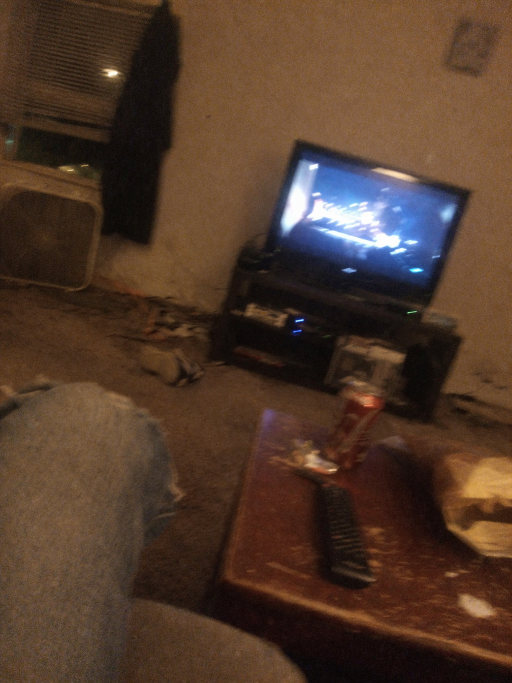
#> input picture test_images/ChatGPT Image Mar 23, 2026, 05_05_34 PM.png, 1024 x 1365 px (shown at 1/2 size)
$ python test_methods.py   (older library calls are emulated)
#> lines starting #> are read from the running program, lines starting #| are printed output that depends on the picture; after the words box and inside, x2 and y2 are one past the last pixel; in counts of white or black regions, pixels touching at a corner belong together
import cv2
import numpy as np
from PIL import Image
import os

# ---------- LOAD ----------
def load_image(path):
    img = cv2.imread(path)
    img = cv2.resize(img, (512, 512))
    gray = cv2.cvtColor(img, cv2.COLOR_BGR2GRAY) / 255.0
    return img, gray

# ---------- PRNU ----------
def prnu_metrics(gray):
    smooth = cv2.GaussianBlur(gray, (7,7), 0)
    noise = gray - smooth

    sigma = np.std(noise)
    corr = np.corrcoef(noise[:-1].flatten(), noise[1:].flatten())[0,1]

    return sigma, corr

# ---------- FFT ----------
def fft_metrics(gray):
    f = np.fft.fft2(gray)
    fshift = np.fft.fftshift(f)
    mag = np.log(np.abs(fshift) + 1)

    h, w = mag.shape
    cx, cy = h//2, w//2
    mag[cx-5:cx+5, cy-5:cy+5] = 0

    mean = np.mean(mag)
    std = np.std(mag)

    threshold = mean + 2*std
    peaks = mag > threshold

    peak_ratio = np.sum(peaks) / mag.size

    return mean, std, peak_ratio

# ---------- TEXTURE ----------
def texture_metrics(gray):
    hist = cv2.calcHist([gray.astype('float32')],[0],None,[256],[0,1])
    hist = hist / np.sum(hist)

    entropy = -np.sum(hist * np.log2(hist + 1e-9))
    return entropy

# ---------- CONSISTENCY ----------
def consistency_metrics(gray):
    h, w = gray.shape
    size = 64
    patches = []

    for y in range(0, h-size, size):
        for x in range(0, w-size, size):
            patch = gray[y:y+size, x:x+size]
            patches.append(np.std(patch))

    return np.std(patches)

# ---------- SMOOTHNESS ----------
def smoothness_metrics(gray):
    lap = cv2.Laplacian(gray, cv2.CV_64F)
    return lap.var()

# ---------- CHROMA ----------
def chroma_metrics(img):
    b, g, r = cv2.split(img)
    corr = np.corrcoef(r.flatten(), g.flatten())[0,1]
    return corr

# ---------- EXIF ----------
def exif_metrics(path):
    try:
        img = Image.open(path)
        exif = img._getexif()
        count = len(exif) if exif else 0
    except:
        count = 0
    return count

def ela_metrics(path):
    try:
        img = Image.open(path).convert("RGB")

        temp_path = "temp_ela.jpg"
        img.save(temp_path, "JPEG", quality=75)

        comp = Image.open(temp_path)

        diff = np.abs(np.array(img) - np.array(comp))
        std = np.std(diff)

        return std

    except Exception as e:
        print("ELA error:", e)
        return 0

# ---------- TEST ----------
def test_folder(folder_path):
    for file in os.listdir(folder_path):
        path = os.path.join(folder_path, file)

        if not file.lower().endswith(('.jpg','.png','.jpeg','.webp')):
            continue

        img, gray = load_image(path)
#> in load_image, img is the input picture: shape (1365, 1024, 3); mean B, G, R 43.2, 58.1, 81.5

        print("\n==========================")
        print("IMAGE:", file)

        sigma, corr = prnu_metrics(gray)
#> in prnu_metrics, `noise = gray - smooth`:
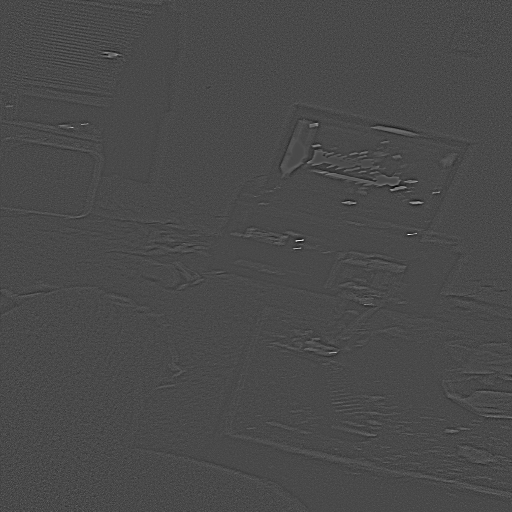
#> noise: shape (512, 512) float64; min -0.231, max 0.571, mean -5.07e-06; drawn with min black and max white
#> in prnu_metrics, `sigma = np.std(noise)`: sigma = 0.0183
#> in prnu_metrics, `corr = np.corrcoef(noise[:-1].flatten(), noise[1:].flatten())[0,1]`: corr = 0.0632
#> sigma = 0.0183; corr = 0.0632
        print("PRNU sigma:", round(sigma,5), "corr:", round(corr,3))
#| PRNU sigma: 0.01835 corr: 0.063

        mean, std, peak = fft_metrics(gray)
#> in fft_metrics, `mag[cx-5:cx+5, cy-5:cy+5] = 0`:
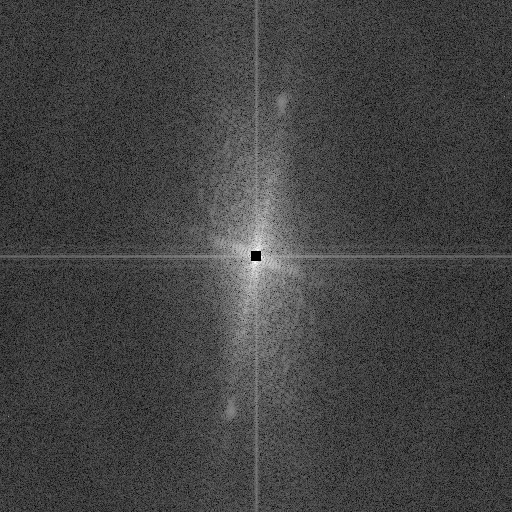
#> mag: shape (512, 512) float64; min 0, max 8.04, mean 2.1; drawn with min black and max white
#> in fft_metrics, `mean = np.mean(mag)`: mean = 2.1
#> in fft_metrics, `std = np.std(mag)`: std = 0.759
#> in fft_metrics, `threshold = mean + 2*std`: threshold = 3.62
#> in fft_metrics, `peaks = mag > threshold`:
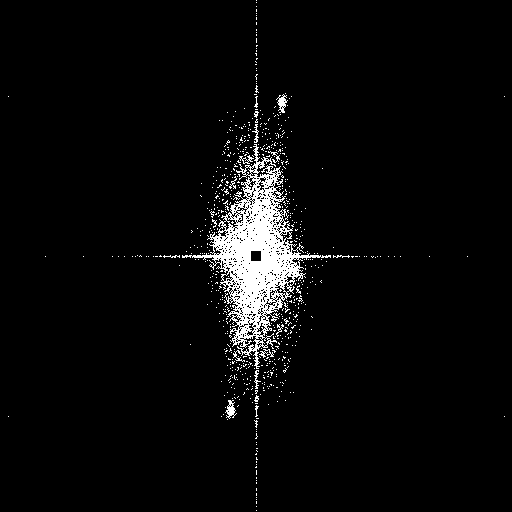
#> peaks: shape (512, 512) bool; 4% white; 698 white regions (681 under 20 px), largest, box (x1, y1, x2, y2) and area: (182, 144, 331, 369) 8477, (276, 94, 288, 113) 107, (225, 400, 237, 419) 107
#> in fft_metrics, `peak_ratio = np.sum(peaks) / mag.size`: peak_ratio = 0.0402
#> mean = 2.1; std = 0.759; peak = 0.0402
        print("FFT mean:", round(mean,3), "std:", round(std,3), "peak_ratio:", round(peak,5))
#| FFT mean: 2.103 std: 0.759 peak_ratio: 0.04024

        entropy = texture_metrics(gray)
#> in texture_metrics, `hist = cv2.calcHist([gray.astype('float32')],[0],None,[256],[0,1])`: hist = 256 values, max 3701 at index 89, min 0 at index 0, mean 1024
#> in texture_metrics, `hist = hist / np.sum(hist)`: hist = 256 values, max 0.0141 at index 89, min 0 at index 0, mean 0.00391
#> in texture_metrics, `entropy = -np.sum(hist * np.log2(hist + 1e-9))`: entropy = 6.87
#> entropy = 6.87
        print("Texture entropy:", round(entropy,3))
#| Texture entropy: 6.867

        consistency = consistency_metrics(gray)
#> after the loop in consistency_metrics, `for y in range(0, h-size, size):`:
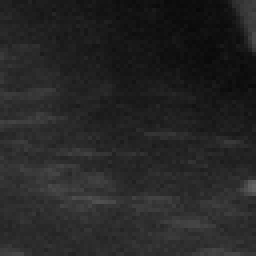
#> patch: shape (64, 64) float64 (shown 4 times larger); min 0.0314, max 0.388, mean 0.146
#> after the loop in consistency_metrics, `for y in range(0, h-size, size):`: patches = 49 values, max 0.285 at index 18, min 0.016 at index 10, mean 0.0724
#> consistency = 0.0495
        print("Consistency:", round(consistency,5))
#| Consistency: 0.04954

        smooth = smoothness_metrics(gray)
#> in smoothness_metrics, `lap = cv2.Laplacian(gray, cv2.CV_64F)`:
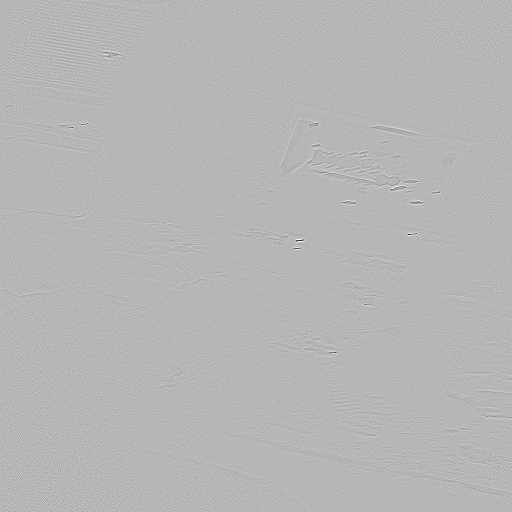
#> lap: shape (512, 512) float64; min -1.8, max 0.718, mean 1.45e-05; drawn with min black and max white
#> smooth = 0.00442
        print("Smoothness (lap var):", round(smooth,2))
#| Smoothness (lap var): 0.0

        chroma = chroma_metrics(img)
#> in chroma_metrics, `b, g, r = cv2.split(img)`:
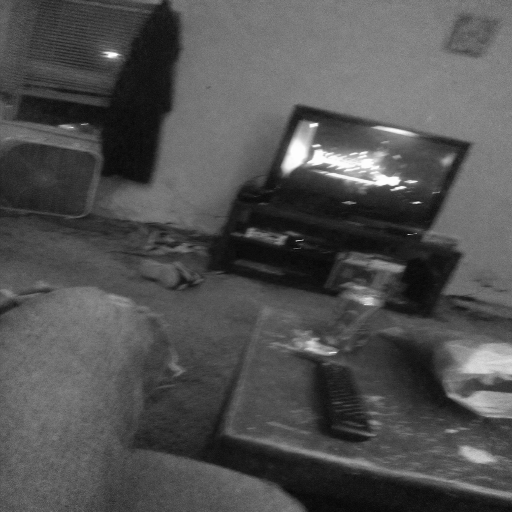
#> r: shape (512, 512); min 7, max 254, mean 81.4
#> in chroma_metrics, `corr = np.corrcoef(r.flatten(), g.flatten())[0,1]`: corr = 0.916
#> chroma = 0.916
        print("Chroma corr:", round(chroma,4))
#| Chroma corr: 0.9159

        exif = exif_metrics(path)
#> in exif_metrics, `count = len(exif) if exif else 0`: count = 0
#> exif = 0
        print("EXIF fields:", exif)
#| EXIF fields: 0

        ela = ela_metrics(path)
#> in ela_metrics, `diff = np.abs(np.array(img) - np.array(comp))`:
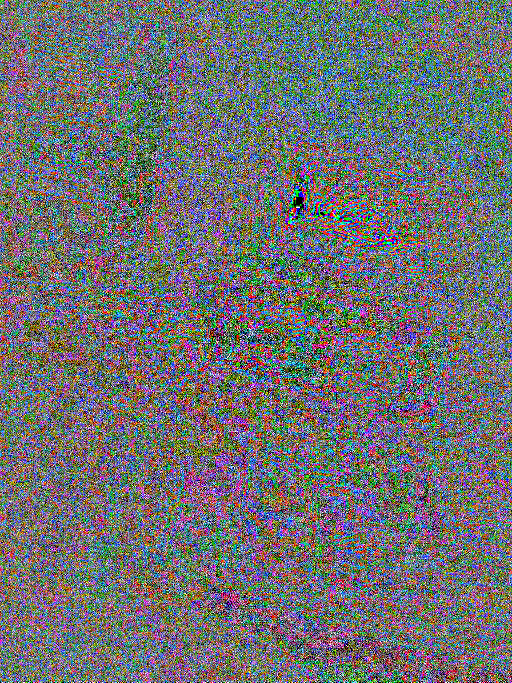
#> diff: shape (1365, 1024, 3) (shown at 1/2 size); mean R, G, B 110.2, 111.7, 113
#> in ela_metrics, `std = np.std(diff)`: std = 124.3
#> ela = 124.3
        print("ELA std:", round(ela, 3))
#| ELA std: 124.34
#> pass 2 of the loop in test_folder, `for file in os.listdir(folder_path):`:
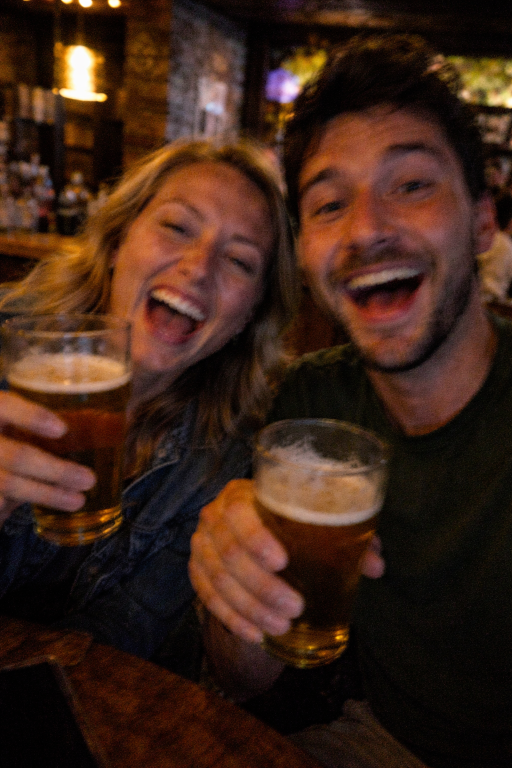
#> input picture test_images/ChatGPT Image Mar 23, 2026, 05_17_18 PM.png, 1024 x 1536 px (shown at 1/2 size)
#> in load_image, img is the input picture: shape (1536, 1024, 3); mean B, G, R 24.4, 36.6, 62.5
#> in test_folder, `sigma, corr = prnu_metrics(gray)`: sigma = 0.0203; corr = 0.121
#| PRNU sigma: 0.02034 corr: 0.121
#> in fft_metrics (call 2), `mean = np.mean(mag)`: mean = 2.25
#> in fft_metrics (call 2), `std = np.std(mag)`: std = 0.786
#> threshold = 3.82
#> in fft_metrics (call 2), `peaks = mag > threshold`:
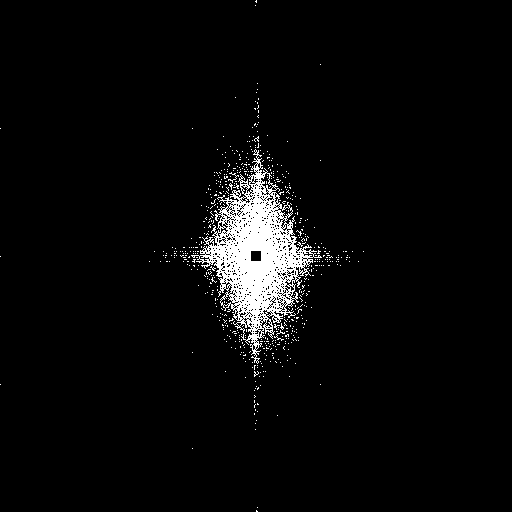
#> peaks: shape (512, 512) bool; 3.9% white; 594 white regions (591 under 20 px), largest, box (x1, y1, x2, y2) and area: (191, 149, 322, 364) 9009, (228, 172, 239, 183) 28, (274, 330, 285, 341) 28
#> peak_ratio = 0.0387
#> in test_folder, `mean, std, peak = fft_metrics(gray)`: mean = 2.25; std = 0.786; peak = 0.0387
#| FFT mean: 2.25 std: 0.786 peak_ratio: 0.03873
#> in test_folder, `entropy = texture_metrics(gray)`: entropy = 6.8
#| Texture entropy: 6.798
#> consistency = 0.0587
#| Consistency: 0.05872
#> in test_folder, `smooth = smoothness_metrics(gray)`: smooth = 0.0058
#| Smoothness (lap var): 0.01
#> chroma = 0.946
#| Chroma corr: 0.9458
#| EXIF fields: 0
#> comp: PIL image 1024x1536 RGB
#> in ela_metrics (call 2), `diff = np.abs(np.array(img) - np.array(comp))`:
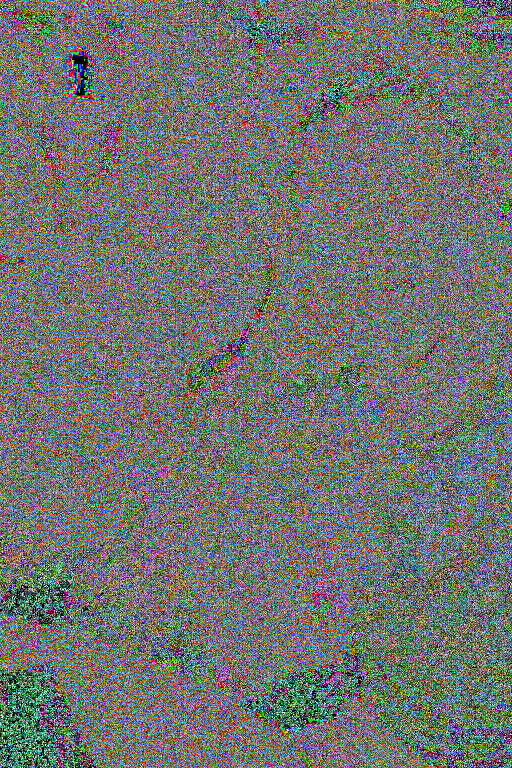
#> diff: shape (1536, 1024, 3) (shown at 1/2 size); mean R, G, B 112.6, 115.8, 112.1
#> in ela_metrics (call 2), `std = np.std(diff)`: std = 123.9
#| ELA std: 123.937
#> pass 3 of the loop in test_folder, `for file in os.listdir(folder_path):`:
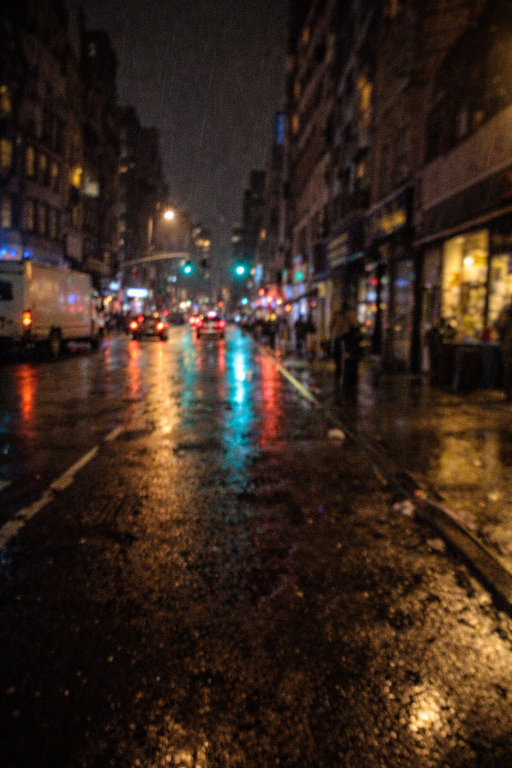
#> input picture test_images/ChatGPT Image Mar 23, 2026, 05_20_37 PM.png, 1024 x 1536 px (shown at 1/2 size)
#> in load_image, img is the input picture: shape (1536, 1024, 3); mean B, G, R 29.4, 39.7, 56.5
#> in test_folder, `sigma, corr = prnu_metrics(gray)`: sigma = 0.027; corr = 0.311
#| PRNU sigma: 0.02701 corr: 0.311
#> in fft_metrics (call 3), `mean = np.mean(mag)`: mean = 2.39
#> in fft_metrics (call 3), `std = np.std(mag)`: std = 0.853
#> threshold = 4.09
#> in fft_metrics (call 3), `peaks = mag > threshold`:
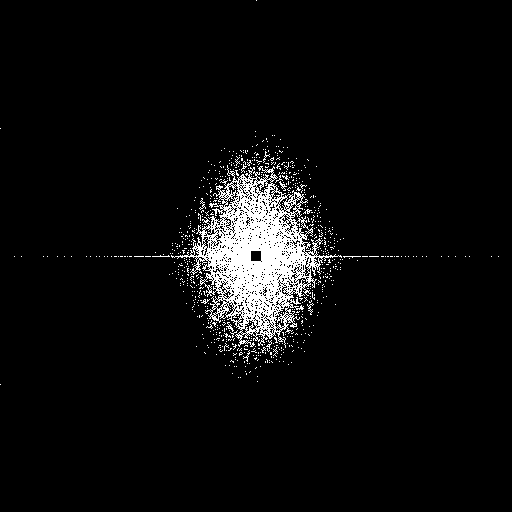
#> peaks: shape (512, 512) bool; 4.9% white; 718 white regions (709 under 20 px), largest, box (x1, y1, x2, y2) and area: (171, 165, 342, 348) 11276, (279, 181, 287, 191) 26, (226, 322, 234, 332) 26
#> peak_ratio = 0.0494
#> in test_folder, `mean, std, peak = fft_metrics(gray)`: mean = 2.39; std = 0.853; peak = 0.0494
#| FFT mean: 2.386 std: 0.853 peak_ratio: 0.04941
#> in test_folder, `entropy = texture_metrics(gray)`: entropy = 6.79
#| Texture entropy: 6.79
#> consistency = 0.0499
#| Consistency: 0.04988
#> in test_folder, `smooth = smoothness_metrics(gray)`: smooth = 0.00729
#| Smoothness (lap var): 0.01
#> chroma = 0.905
#| Chroma corr: 0.9052
#| EXIF fields: 0
#> in ela_metrics (call 3), `diff = np.abs(np.array(img) - np.array(comp))`:
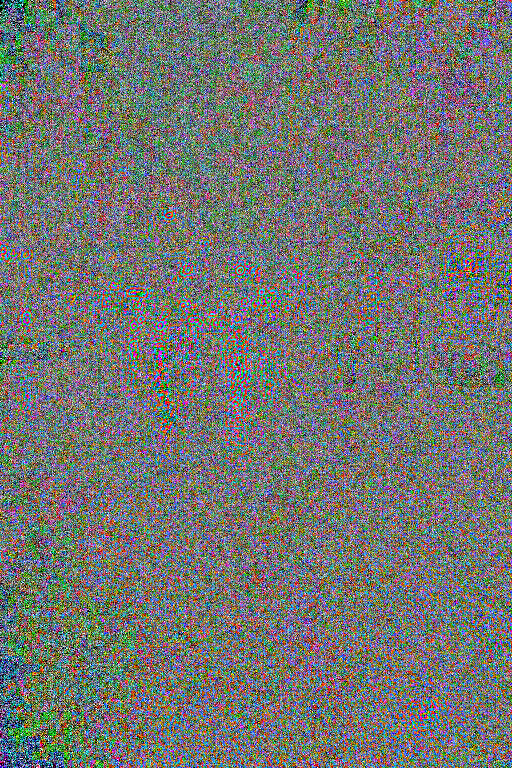
#> diff: shape (1536, 1024, 3) (shown at 1/2 size); mean R, G, B 114.3, 116.6, 113.2
#| ELA std: 123.879


folder = "test_images"
test_folder(folder)
